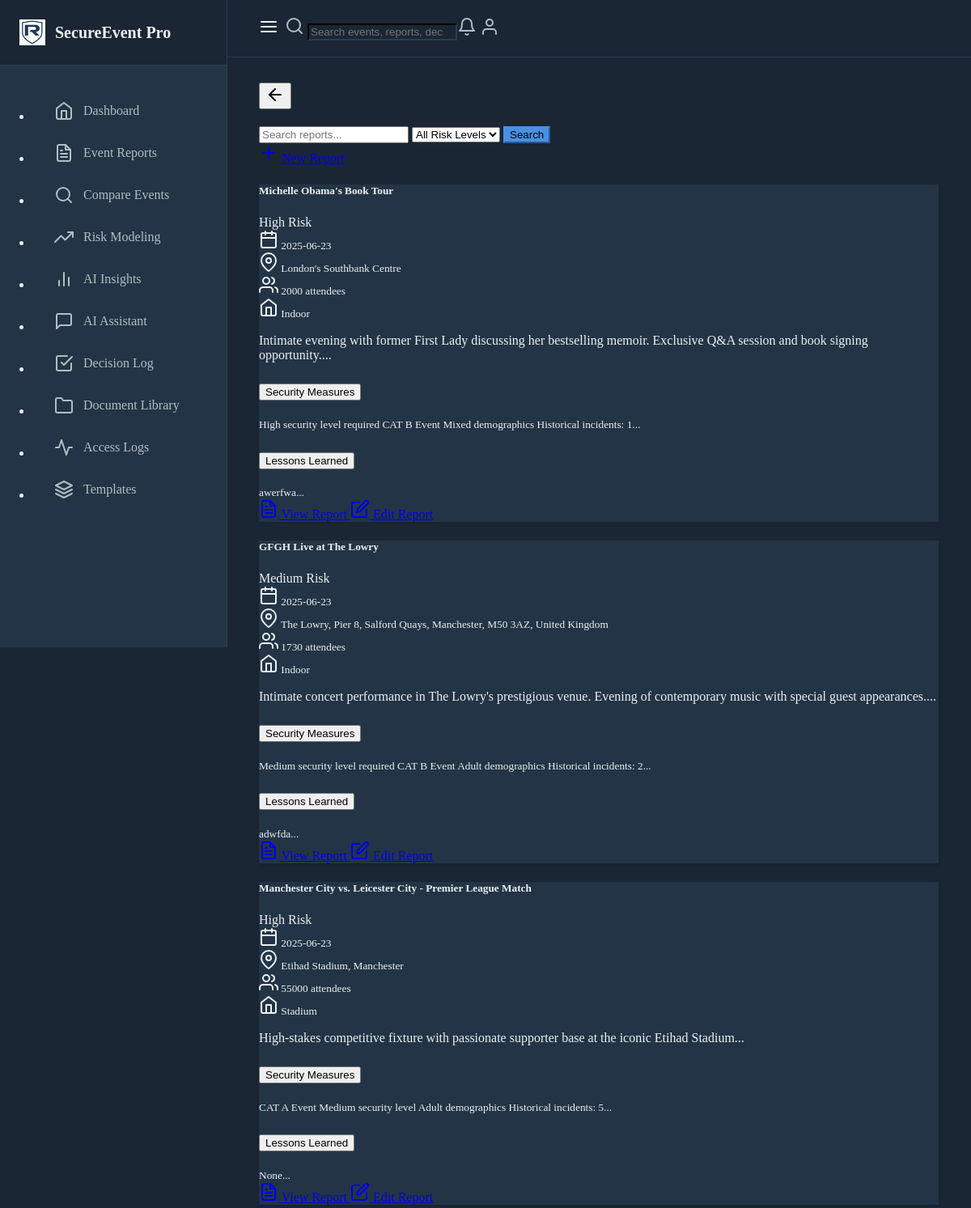
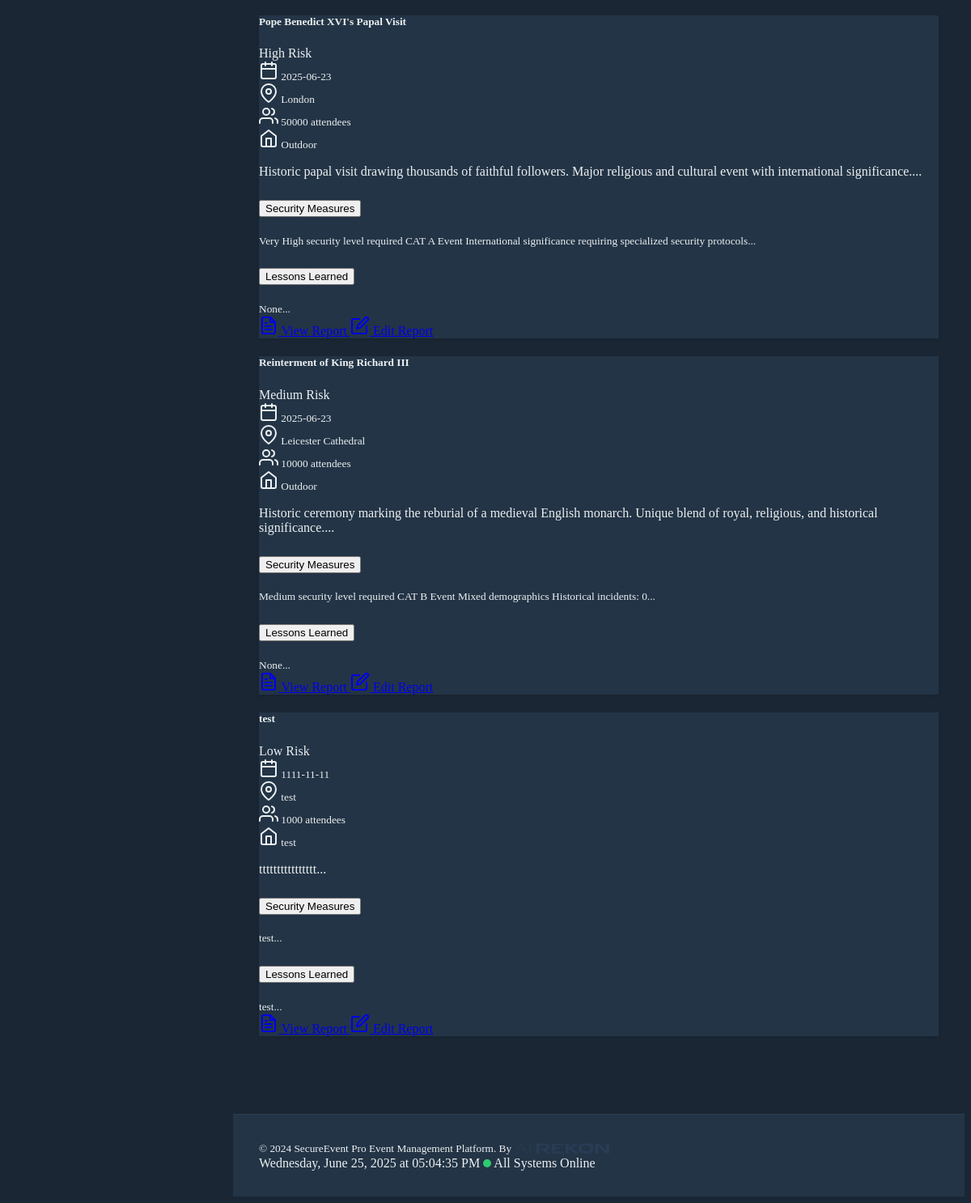
Page /view-all-events on the committed database (2 pictures, top to bottom).
### models.py (models this page shows)
class EventReport(db.Model):
    id = db.Column(db.Integer, primary_key=True)
    title = db.Column(db.String(200), nullable=False)
    date = db.Column(db.DateTime, nullable=False)
    location = db.Column(db.String(200), nullable=False)
    description = db.Column(db.Text, nullable=False)
    risk_level = db.Column(db.String(50), nullable=False)
    incident_type = db.Column(db.String(100), nullable=False)
    created_at = db.Column(db.DateTime, default=datetime.utcnow)
    venue_type = db.Column(db.String(50))
    security_staff_count = db.Column(db.Integer, default=0)
    security_staff_roles = db.Column(db.JSON, default=dict)
    incidents_reported = db.Column(db.Integer, default=0)
    incident_summary = db.Column(db.Text)
    attendance = db.Column(db.Integer)
    security_measures = db.Column(db.Text)
    incident_response = db.Column(db.Text)
    lessons_learned = db.Column(db.Text)
    recommendations = db.Column(db.Text)
    security_protocols = db.Column(db.Text)
    emergency_response_plan = db.Column(db.Text)
    post_event_analysis = db.Column(db.Text)
    activity_logs = db.relationship('ActivityLog', backref='event_report', lazy=True)
    estimated_risk_level = db.Column(db.String(50))
    risk_assessments = db.relationship('RiskAssessment', backref='event_report', lazy=True)

### routes.py (the view)
@app.route("/view-all-events")
def view_all_events():
    events = EventReport.query.all()
    return render_template("index.html", reports=events)

### routes.py (called while the page is built)
@app.before_request
def before_request():
    g.start_time = datetime.utcnow()
    g.activity_log = None

@app.after_request
def after_request(response):
    if hasattr(g, "activity_log") and g.activity_log:
        end_activity_tracking(g.activity_log)
    return response

### templates/index.html (shortened to what this page needs)
{% extends "base.html" %}
{% block content %}
<div class="row mb-4">
    <div class="col-md-12">
        <div class="d-flex align-items-center gap-3">
            <form class="d-flex gap-2 flex-grow-1">
                <input type="text" name="search" class="form-control" placeholder="Search reports..." value="{{ request.args.get('search', '') }}">
                <select name="risk_level" class="form-select" style="width: auto;">
                    <option value="">All Risk Levels</option>
                </select>
                <button type="submit" class="btn btn-primary">Search</button>
            </form>
            <a href="{{ url_for('event_card_select') }}" class="btn btn-success">
                <i data-feather="plus"></i> New Report
            </a>
        </div>
    </div>
</div>
<div class="row">
    {% for report in reports %}
    <div class="col-md-6 mb-4">
        <div class="card h-100">
            <div class="card-header d-flex justify-content-between align-items-center">
                <h5 class="card-title mb-0">{{ report.title }}</h5>
                <span class="badge bg-{{ 'danger' if report.risk_level == 'High' else 'warning' if report.risk_level == 'Medium' else 'success' }}">
                    {{ report.risk_level }} Risk
                </span>
            </div>
            <div class="card-body">
                <div class="mb-3">
                    <small class="text-muted">
                        <i data-feather="calendar" class="feather-sm me-1"></i> {{ report.date.strftime('%Y-%m-%d') }}<br>
                        <i data-feather="map-pin" class="feather-sm me-1"></i> {{ report.location }}<br>
                        <i data-feather="users" class="feather-sm me-1"></i> {{ report.attendance if report.attendance else 'Not recorded' }} attendees<br>
                        <i data-feather="home" class="feather-sm me-1"></i> {{ report.venue_type if report.venue_type else 'Venue type not specified' }}
                    </small>
                </div>
                <p class="card-text">{{ report.description[:150] }}...</p>
                {% if report.security_measures or report.lessons_learned %}
                <div class="mt-3">
                    <div class="accordion" id="insights{{ report.id }}">
                        {% if report.security_measures %}
                        <div class="accordion-item">
                            <h2 class="accordion-header">
                                <button class="accordion-button collapsed" type="button" data-bs-toggle="collapse" data-bs-target="#security{{ report.id }}">
                                    Security Measures
                                </button>
                            </h2>
                            <div id="security{{ report.id }}" class="accordion-collapse collapse" data-bs-parent="#insights{{ report.id }}">
                                <div class="accordion-body">
                                    <small>{{ report.security_measures[:200] }}...</small>
                                </div>
                            </div>
                        </div>
                        {% endif %}
                        {% if report.lessons_learned %}
                        <div class="accordion-item">
                            <h2 class="accordion-header">
                                <button class="accordion-button collapsed" type="button" data-bs-toggle="collapse" data-bs-target="#lessons{{ report.id }}">
                                    Lessons Learned
                                </button>
                            </h2>
                            <div id="lessons{{ report.id }}" class="accordion-collapse collapse" data-bs-parent="#insights{{ report.id }}">
                                <div class="accordion-body">
                                    <small>{{ report.lessons_learned[:200] }}...</small>
                                </div>
                            </div>
                        </div>
                        {% endif %}
                    </div>
                </div>
                {% endif %}
                <div class="mt-3">
                    <a href="{{ url_for('view_report', report_id=report.id) }}" class="btn btn-secondary btn-sm">
                        <i data-feather="file-text" class="feather-sm"></i> View Report
                    </a>
                    <a href="{{ url_for('edit_event_report', report_id=report.id) }}" class="btn btn-outline-primary btn-sm ms-1">
                        <i data-feather="edit" class="feather-sm"></i> Edit Report
                    </a>
                </div>
            </div>
        </div>
    </div>
    {% endfor %}
</div>
{% endblock %}

### templates/base.html (style rules this page uses)
:root { --primary-color: #4A90E2; --secondary-color: #2C3E50; --accent-color: #3498DB; --background-dark: #1A2634; --card-bg: #233446; --text-primary: #ECF0F1; --text-secondary: #B2BEC3; }
body { background-color: var(--background-dark); color: var(--text-primary); }
.card { background-color: var(--card-bg); border-color: var(--secondary-color); }
.btn-primary { background-color: var(--primary-color); border-color: var(--primary-color); }
.card { border: 1px solid var(--bs-border-color); box-shadow: 0 2px 4px rgba(0, 0, 0, 0.1); }
.badge { font-weight: 500; }

### rows in the picture
EventReport: title "Michelle Obama's Book Tour", risk_level "High", date "2025-06-23", location "London's Southbank Centre", attendance "2000", venue_type "Indoor", description "Intimate evening with former First Lady discussing her bestselling memoir. Exclusive Q&A session and book signing opportunity.", security_measures "High security level required CAT B Event Mixed demographics Historical incidents: 1", lessons_learned "awerfwa"
EventReport: title "GFGH Live at The Lowry", risk_level "Medium", date "2025-06-23", location "The Lowry, Pier 8, Salford Quays, Manchester, M50 3AZ, United Kingdom", attendance "1730", venue_type "Indoor", description "Intimate concert performance in The Lowry's prestigious venue. Evening of contemporary music with special guest appearances.", security_measures "Medium security level required CAT B Event Adult demographics Historical incidents: 2", lessons_learned "adwfda"
EventReport: title "Manchester City vs. Leicester City - Premier League Match", risk_level "High", date "2025-06-23", location "Etihad Stadium, Manchester", attendance "55000", venue_type "Stadium", description "High-stakes competitive fixture with passionate supporter base at the iconic Etihad Stadium", security_measures "CAT A Event Medium security level Adult demographics Historical incidents: 5", lessons_learned "None"
EventReport: title "Pope Benedict XVI's Papal Visit", risk_level "High", date "2025-06-23", location "London", attendance "50000", venue_type "Outdoor", description "Historic papal visit drawing thousands of faithful followers. Major religious and cultural event with international significance.", security_measures "Very High security level required CAT A Event International significance requiring specialized security protocols", lessons_learned "None"
EventReport: title "Reinterment of King Richard III", risk_level "Medium", date "2025-06-23", location "Leicester Cathedral", attendance "10000", venue_type "Outdoor", description "Historic ceremony marking the reburial of a medieval English monarch. Unique blend of royal, religious, and historical significance.", security_measures "Medium security level required CAT B Event Mixed demographics Historical incidents: 0", lessons_learned "None"
EventReport: title "test", risk_level "Low", date "1111-11-11", location "test", attendance "1000", venue_type "test", description "tttttttttttttttt", security_measures "test", lessons_learned "test"
